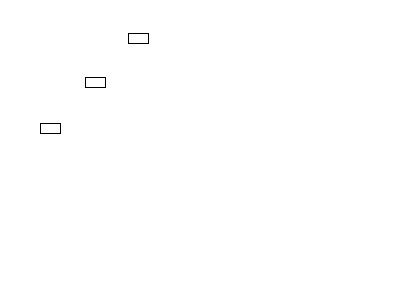
Frame 1 (no input)
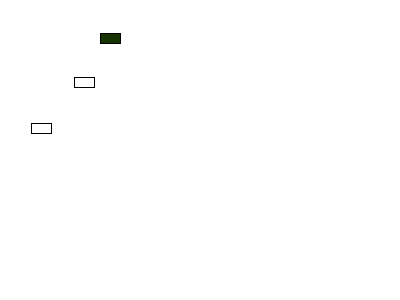
Frame 60 (the mouse pressed at the canvas centre just before this capture)
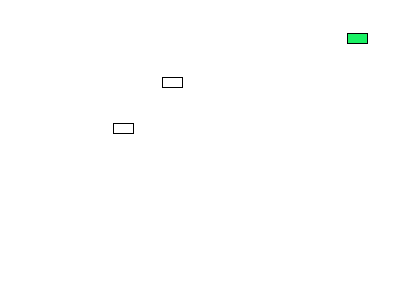
Frame 120 (the mouse held since frame 60 and released just before this capture)

The Processing sketch that drew these frames (run headless with seeded random() and noise(); from frame 60 on, the mouse is pressed at the canvas centre):

// Processing sketch: processing_166413
// ── processing_166413.pde

Car myCar1;
Car myCar2;
Car myCar3;
int direction = 1;

void setup() {
  size(400,300);
  // Initialize Car object
  myCar1 = new Car(); // Initialize car object in setup() by calling constructor.
  myCar2 = new Car();
  myCar3 = new Car();
}

void draw() {
  background(255);
  // Operate Car object.
  
  myCar1.move(direction); // Operate the car object in draw( ) by calling object methods using the dots syntax.
  myCar1.display();
  myCar2.move(direction); // Operate the car object in draw( ) by calling object methods using the dots syntax.
  myCar2.display();
  myCar3.move(direction); // Operate the car object in draw( ) by calling object methods using the dots syntax.
  myCar3.display();
  
  if (myCar1.xpos > width || myCar1.xpos < 0){ // left and right walls
      direction = -direction;
      myCar1.c = color(random(255),random(255),random(255));
      
    }
  if (myCar2.xpos > width || myCar2.xpos < 0){
      direction = -direction;
      myCar2.c = color(random(255),random(255),random(255));
    
    }
  if (myCar3.xpos > width || myCar3.xpos < 0){
      direction = -direction;
      myCar3.c = color(random(255),random(255),random(255));
     
    }

}



class Car { // Define a class below the rest of the program.
  color c; // Variables.
  float xpos;
  float ypos;
  float xspeed;
  

  Car() { // A constructor.
    c = (255);
    xpos = random(width/2);
    ypos = random(height/2);
    xspeed = random(10);
  }

  void display() { // Function.
    // The car is just a square
    rectMode(CENTER);
    stroke(0);
    fill(c);
    rect(xpos,ypos,20,10);
    
  }

  void move(int direction) { // Function.
    xpos = xpos + xspeed * direction;
   
    }
      
    



}
